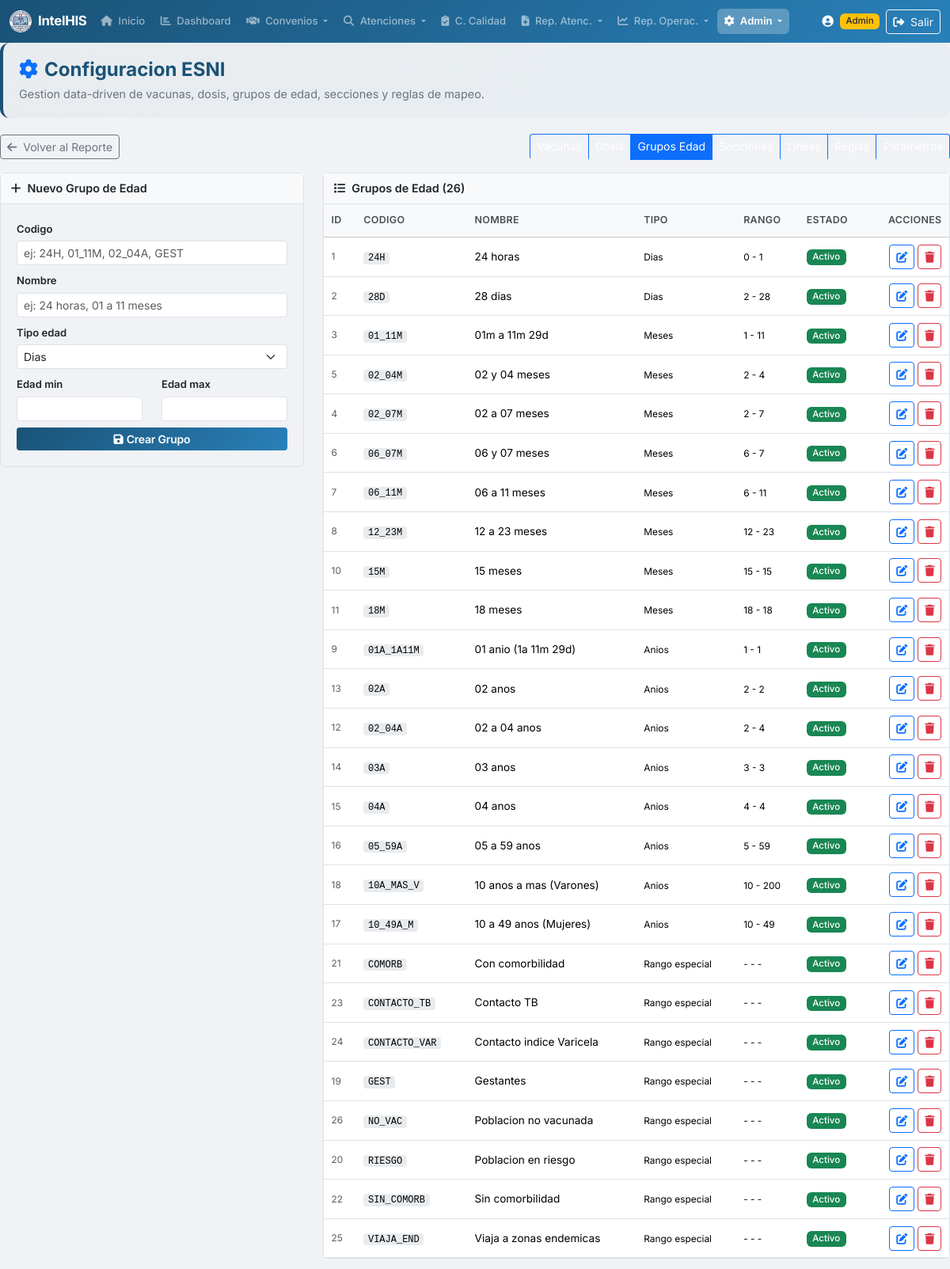
The app's page /esni_config.php?tab=grupos (signed in), older data.
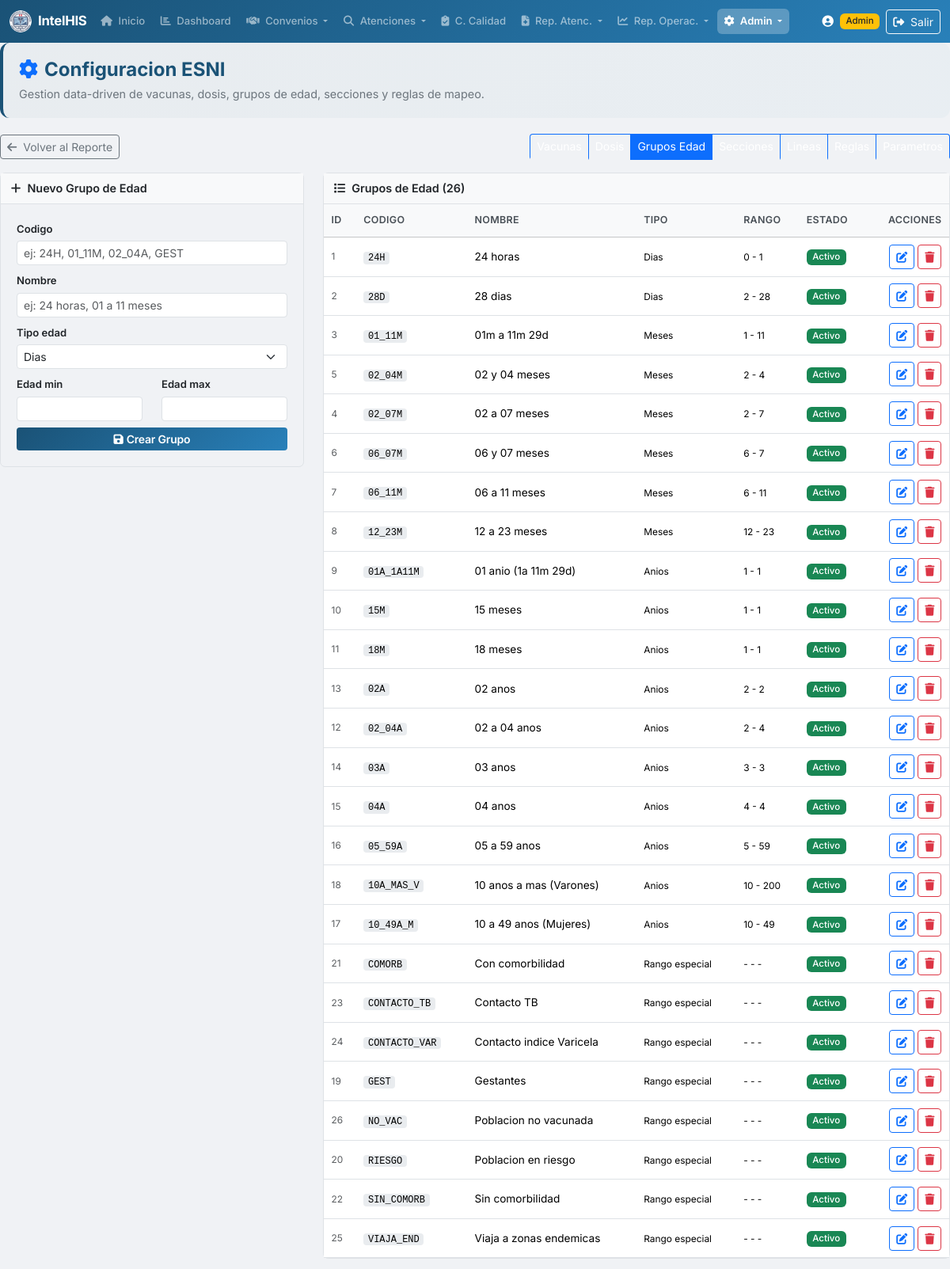
The same page, newer data.
### tables this page shows
CREATE TABLE `ESNI_GRUPO_EDAD` (
  `id_grupo_edad` int(11) NOT NULL,
  `codigo` varchar(40) NOT NULL,
  `nombre` varchar(80) NOT NULL,
  `tipo_edad` enum('D','M','A','R') NOT NULL DEFAULT 'A',
  `edad_min` int(11) DEFAULT NULL,
  `edad_max` int(11) DEFAULT NULL,
  `descripcion` varchar(150) DEFAULT NULL,
  `activo` tinyint(1) NOT NULL DEFAULT 1
);

### includes/functions.php (called while the page is built, shortened)
<?php
function clean($str) {
    return htmlspecialchars($str ?? '', ENT_QUOTES, 'UTF-8');
}

### esni_config.php (the view, shortened to what the changed rows need)
<?php
require_once 'includes/functions.php';
$pdo = getDBConnection();
$tab = $_GET['tab'] ?? 'vacunas';
$tab = in_array($tab, ['vacunas','dosis','grupos','secciones','lineas','reglas','parametros']) ? $tab : 'vacunas';
include 'includes/header.php';
?>
<?php
if ($tab === 'vacunas'):
    $vacunas = $pdo->query("SELECT * FROM ESNI_VACUNA ORDER BY codigo")->fetchAll();
?>
<div class="row">
    <div class="col-lg-4">
        <div class="config-card">
            <div class="config-card-header"><span><i class="fas fa-plus me-2"></i>Nueva Vacuna</span></div>
            <div class="card-body">
                <form method="POST">
                    <input type="hidden" name="accion" value="crear_vacuna">
                    <div class="mb-2"><label class="form-label small fw-semibold">Codigo</label><input type="text" name="codigo" class="form-control form-control-sm" required placeholder="ej: BCG, HVB, PENTA"></div>
                    <div class="mb-2"><label class="form-label small fw-semibold">Nombre</label><input type="text" name="nombre" class="form-control form-control-sm" required placeholder="ej: BCG, Hepatitis Viral B"></div>
                    <div class="mb-2"><label class="form-label small fw-semibold">Descripcion</label><input type="text" name="descripcion" class="form-control form-control-sm" placeholder="Descripcion opcional"></div>
                    <div class="mb-2"><label class="form-label small fw-semibold">Color (UI)</label><input type="color" name="color" class="form-control form-control-color" value="#0d6efd"></div>
                    <button class="btn btn-sm btn-his w-100"><i class="fas fa-save me-1"></i>Crear Vacuna</button>
                </form>
            </div>
        </div>
    </div>
    <div class="col-lg-8">
        <div class="config-card">
            <div class="config-card-header"><span><i class="fas fa-list me-2"></i>Vacunas Configuradas (<?= count($vacunas) ?>)</span></div>
            <div class="table-responsive">
                <table class="table table-sm mb-0">
                    <thead class="table-light">
                        <tr><th>ID</th><th>Codigo</th><th>Nombre</th><th>Color</th><th>Estado</th><th class="text-end">Acciones</th></tr>
                    </thead>
                    <tbody>
                        <?php foreach ($vacunas as $v): ?>
                        <tr>
                            <td class="text-muted small"><?= $v['id_vacuna'] ?></td>
                            <td><span class="mono-pill"><?= clean($v['codigo']) ?></span></td>
                            <td>
                                <span class="color-dot" style="background:<?= clean($v['color']) ?>"></span>
                                <?= clean($v['nombre']) ?>
                                <?php if ($v['descripcion']): ?><small class="text-muted d-block"><?= clean($v['descripcion']) ?></small><?php endif; ?>
                            </td>
                            <td><code><?= clean($v['color']) ?></code></td>
                            <td><?= $v['activo'] ? '<span class="badge bg-success">Activo</span>' : '<span class="badge bg-secondary">Inactivo</span>' ?></td>
                            <td class="text-end">
                                <button class="btn btn-sm btn-outline-primary" data-bs-toggle="modal" data-bs-target="#editModal"
                                    data-tipo="vacuna" data-id="<?= $v['id_vacuna'] ?>"
                                    data-codigo="<?= clean($v['codigo']) ?>" data-nombre="<?= clean($v['nombre']) ?>"
                                    data-descripcion="<?= clean($v['descripcion']) ?>" data-color="<?= clean($v['color']) ?>"
                                    data-activo="<?= $v['activo'] ?>"><i class="fas fa-edit"></i></button>
                                <form method="POST" class="d-inline" onsubmit="return confirm('Eliminar vacuna? Tambien se eliminaran sus lineas y reglas asociadas.')">
                                    <input type="hidden" name="accion" value="eliminar_vacuna">
                                    <input type="hidden" name="id_vacuna" value="<?= $v['id_vacuna'] ?>">
                                    <button class="btn btn-sm btn-outline-danger"><i class="fas fa-trash"></i></button>
                                </form>
                            </td>
                        </tr>
                        <?php endforeach; ?>
                    </tbody>
                </table>
            </div>
        </div>
    </div>
</div>
<?php
elseif ($tab === 'grupos'):
    $grupos = $pdo->query("SELECT * FROM ESNI_GRUPO_EDAD ORDER BY tipo_edad, edad_min, codigo")->fetchAll();
    $tipos = ['D'=>'Dias','M'=>'Meses','A'=>'Anios','R'=>'Rango especial'];
?>
<div class="row">
    <div class="col-lg-8">
        <div class="config-card">
            <div class="table-responsive">
                <table class="table table-sm mb-0">
                    <thead class="table-light"><tr><th>ID</th><th>Codigo</th><th>Nombre</th><th>Tipo</th><th>Rango</th><th>Estado</th><th class="text-end">Acciones</th></tr></thead>
                    <tbody>
                        <?php foreach ($grupos as $g): ?>
                        <tr>
                            <td class="text-muted small"><?= $g['id_grupo_edad'] ?></td>
                            <td><span class="mono-pill"><?= clean($g['codigo']) ?></span></td>
                            <td><?= clean($g['nombre']) ?></td>
                            <td><small><?= $tipos[$g['tipo_edad']] ?? $g['tipo_edad'] ?></small></td>
                            <td><small><?= $g['edad_min'] !== null ? $g['edad_min'] : '-' ?> - <?= $g['edad_max'] !== null ? $g['edad_max'] : '-' ?></small></td>
                            <td><?= $g['activo'] ? '<span class="badge bg-success">Activo</span>' : '<span class="badge bg-secondary">Inactivo</span>' ?></td>
                            <td class="text-end">
                                <button class="btn btn-sm btn-outline-primary" data-bs-toggle="modal" data-bs-target="#editModal"
                                    data-tipo="grupo" data-id="<?= $g['id_grupo_edad'] ?>" data-codigo="<?= clean($g['codigo']) ?>"
                                    data-nombre="<?= clean($g['nombre']) ?>" data-tipo-edad="<?= $g['tipo_edad'] ?>"
                                    data-edad-min="<?= $g['edad_min'] ?>" data-edad-max="<?= $g['edad_max'] ?>" data-activo="<?= $g['activo'] ?>"><i class="fas fa-edit"></i></button>
                                <form method="POST" class="d-inline" onsubmit="return confirm('Eliminar grupo de edad?')">
                                    <button class="btn btn-sm btn-outline-danger"><i class="fas fa-trash"></i></button>
                                </form>
                            </td>
                        </tr>
                        <?php endforeach; ?>
                    </tbody>
                </table>
            </div>
        </div>
    </div>
</div>
<?php
endif; ?>
<?php include 'includes/footer.php'; ?>

Row changes from the older to the newer data that the page shows:
shown differently, row unchanged: esni_grupo_edad "01 anio (1a 11m 29d)": moves up the list
changed esni_grupo_edad "15 meses": tipo_edad "Meses" → "Anios"; edad_min "15" → "1"; edad_max "15" → "1"
changed esni_grupo_edad "18 meses": tipo_edad "Meses" → "Anios"; edad_min "18" → "1"; edad_max "18" → "1"
